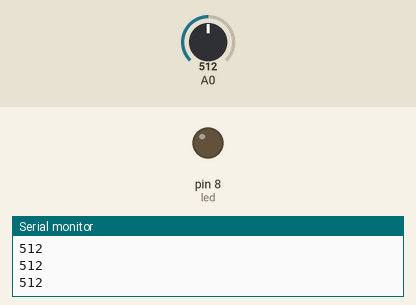
The sketch below on a simulated Arduino Uno, built with avr-gcc and run on an emulated ATmega328P. On the bench: output pins drawn as LEDs (lit = HIGH), the last lines printed to the serial monitor. The inputs (shaded band) are chosen by the test bench; at power-on: A0 = 512.

Above: at 1.2 s.
1.3 s: A0 set to 983
2.8 s: A0 set to 1014
At 3.9 s:
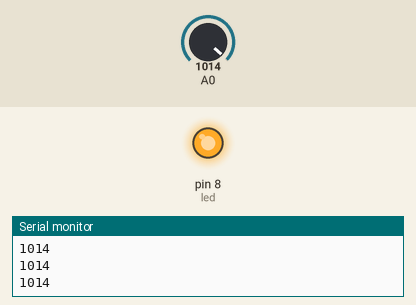
4.3 s: A0 set to 990
At 5.2 s:
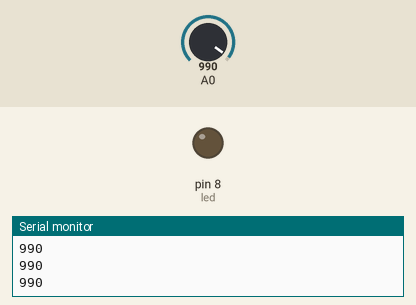
5.8 s: A0 set to 1010
At 6.5 s:
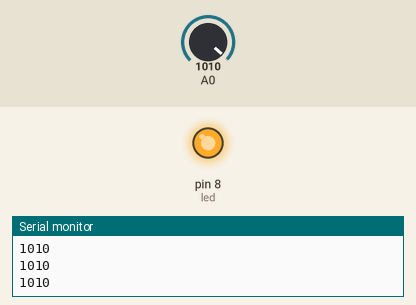
Timing chart, 0 to 8.3 s (numbered marks = the images above; inputs shaded):
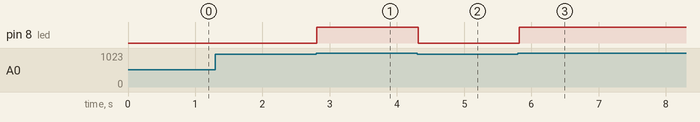

The sketch:

magiccupdemo.ino
```cpp
//int hallsensorpin=2;

int led=8;
void setup() {
  pinMode(led,OUTPUT);
  //pinMode(hallsensorpin,INPUT);
  // put your setup code here, to run once:
  Serial.begin(9600);
}
void loop() {
  int state=analogRead(A0);
  Serial.println(state);
  // put your main code here, to run repeatedly:
if(state >= 1000){
   digitalWrite(led,HIGH);
  }
else {
  digitalWrite(led,LOW);

  }
 delay(100);
}
```

Measured:
- the behaviour switches between 999 and 1000 on A0 (found by bisection; images 0 and 1)
- after the input at 2.8 s, pin 8 (led): LOW → HIGH at once
- after the input at 4.3 s, pin 8 (led): HIGH → LOW at once
- after the input at 5.8 s, pin 8 (led): LOW → HIGH at once
